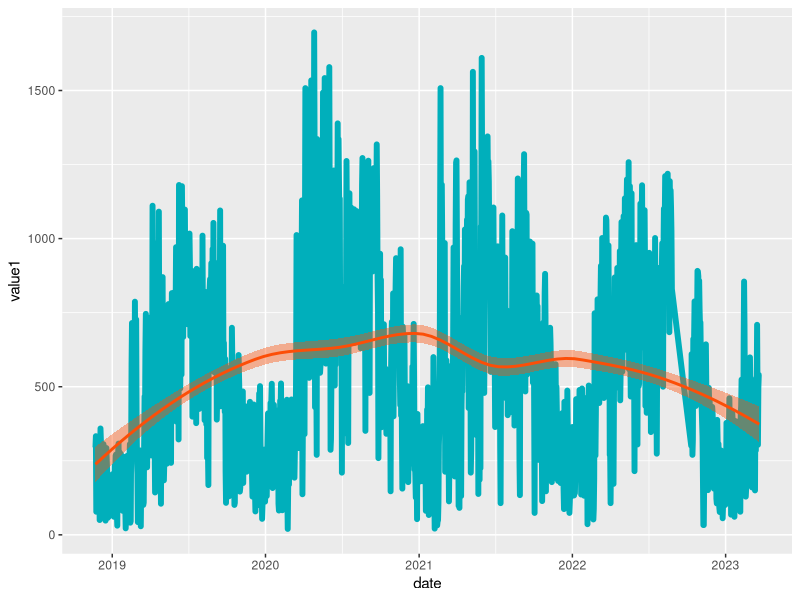
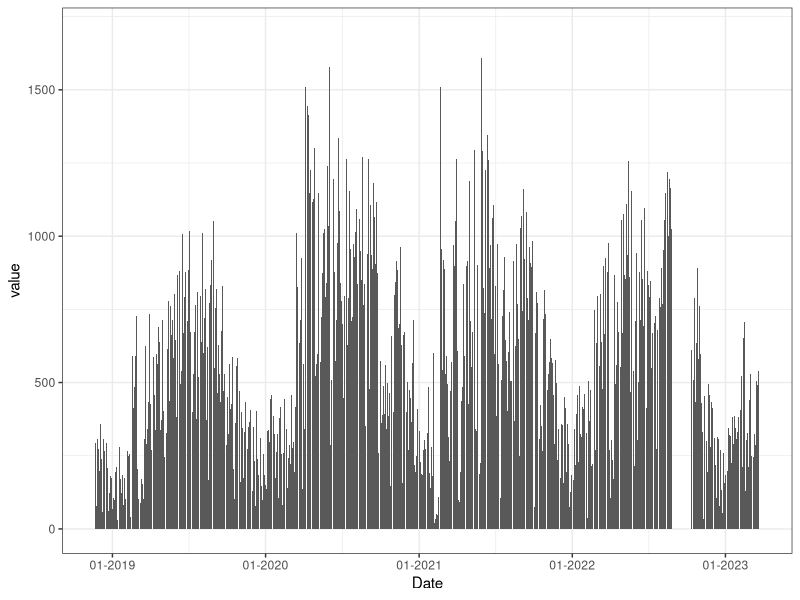

These charts were generated, in order, by the following R code:
## ---- chunk 1
prereqs<-c("tidyverse", "lubridate")
lapply(prereqs, require, character.only = TRUE)
## ---- chunk 2
df <- read.csv(file = 'data/data.csv')

# assign meaningful column names
colnames(df) <- c("timestamp",
  "value1",
  "value2")

head(df)
## ---- chunk 3
df <- mutate(df,
  ymdhms = ymd_hms(timestamp),
  date = date(timestamp),
  day_of_week = wday(date),
  weekday_long = strftime(date,'%A'),
  weekday_short = strftime(date,'%a'),
  month = month(date),
  week = week(date)
)
  
head(df)
## ---- chunk 4
p <- ggplot(data = df, aes(x = date, y = value1))+
  geom_line(color = "#00AFBB", linewidth = 2)

p + stat_smooth(
  color = "#FC4E07", fill = "#FC4E07",
  method = "loess"
  )
## ---- chunk 5
library(scales)
ggplot(df, aes(x = date, y = value1)) + 
  geom_bar(stat = "identity") +
  theme_bw() +
  labs(x = "Date", y = "value") +
  scale_x_date(labels = date_format("%m-%Y"))
